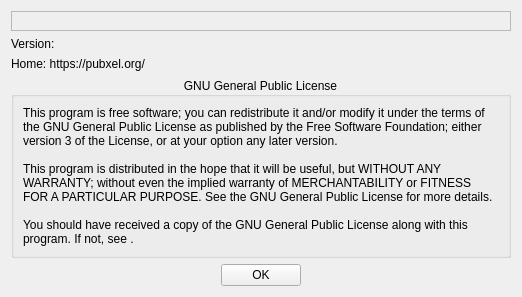
<?xml version="1.0" encoding="UTF-8"?>
<ui version="4.0">
 <class>Form</class>
 <widget class="QWidget" name="Form">
  <property name="geometry">
   <rect>
    <x>0</x>
    <y>0</y>
    <width>520</width>
    <height>297</height>
   </rect>
  </property>
  <property name="sizePolicy">
   <sizepolicy hsizetype="Minimum" vsizetype="Minimum">
    <horstretch>0</horstretch>
    <verstretch>0</verstretch>
   </sizepolicy>
  </property>
  <property name="windowTitle">
   <string>Form</string>
  </property>
  <layout class="QVBoxLayout" name="verticalLayout_3">
   <item>
    <layout class="QVBoxLayout" name="verticalLayout">
     <item>
      <widget class="QFrame" name="frame_logo">
       <property name="frameShape">
        <enum>QFrame::StyledPanel</enum>
       </property>
       <property name="frameShadow">
        <enum>QFrame::Raised</enum>
       </property>
       <layout class="QGridLayout" name="gridLayout_image"/>
      </widget>
     </item>
     <item>
      <widget class="QLabel" name="label_version">
       <property name="text">
        <string>Version: </string>
       </property>
      </widget>
     </item>
     <item>
      <widget class="QLabel" name="label_home">
       <property name="text">
        <string>Home: https://pubxel.org/</string>
       </property>
       <property name="textInteractionFlags">
        <set>Qt::LinksAccessibleByMouse</set>
       </property>
      </widget>
     </item>
     <item>
      <widget class="QGroupBox" name="groupBox">
       <property name="minimumSize">
        <size>
         <width>500</width>
         <height>0</height>
        </size>
       </property>
       <property name="maximumSize">
        <size>
         <width>16777215</width>
         <height>16777215</height>
        </size>
       </property>
       <property name="title">
        <string>GNU General Public License</string>
       </property>
       <property name="alignment">
        <set>Qt::AlignCenter</set>
       </property>
       <layout class="QVBoxLayout" name="verticalLayout_2">
        <item>
         <widget class="QLabel" name="label">
          <property name="minimumSize">
           <size>
            <width>0</width>
            <height>0</height>
           </size>
          </property>
          <property name="maximumSize">
           <size>
            <width>16777215</width>
            <height>16777215</height>
           </size>
          </property>
          <property name="text">
           <string>This program is free software; you can redistribute it and/or modify it under the terms of the GNU General Public License as published by the Free Software Foundation; either version 3 of the License, or at your option any later version.

This program is distributed in the hope that it will be useful, but WITHOUT ANY WARRANTY; without even the implied warranty of MERCHANTABILITY or FITNESS FOR A PARTICULAR PURPOSE. See the GNU General Public License for more details. 

You should have received a copy of the GNU General Public License along with this program. If not, see &lt;https://www.gnu.org/licenses/&gt;.</string>
          </property>
          <property name="wordWrap">
           <bool>true</bool>
          </property>
         </widget>
        </item>
       </layout>
      </widget>
     </item>
    </layout>
   </item>
   <item>
    <layout class="QHBoxLayout" name="horizontalLayout">
     <item>
      <spacer name="horizontalSpacer">
       <property name="orientation">
        <enum>Qt::Horizontal</enum>
       </property>
       <property name="sizeHint" stdset="0">
        <size>
         <width>40</width>
         <height>20</height>
        </size>
       </property>
      </spacer>
     </item>
     <item>
      <widget class="QPushButton" name="button_ok">
       <property name="sizePolicy">
        <sizepolicy hsizetype="Minimum" vsizetype="Minimum">
         <horstretch>0</horstretch>
         <verstretch>0</verstretch>
        </sizepolicy>
       </property>
       <property name="text">
        <string>    OK    </string>
       </property>
      </widget>
     </item>
     <item>
      <spacer name="horizontalSpacer_2">
       <property name="orientation">
        <enum>Qt::Horizontal</enum>
       </property>
       <property name="sizeHint" stdset="0">
        <size>
         <width>40</width>
         <height>20</height>
        </size>
       </property>
      </spacer>
     </item>
    </layout>
   </item>
  </layout>
 </widget>
 <resources/>
 <connections/>
</ui>
